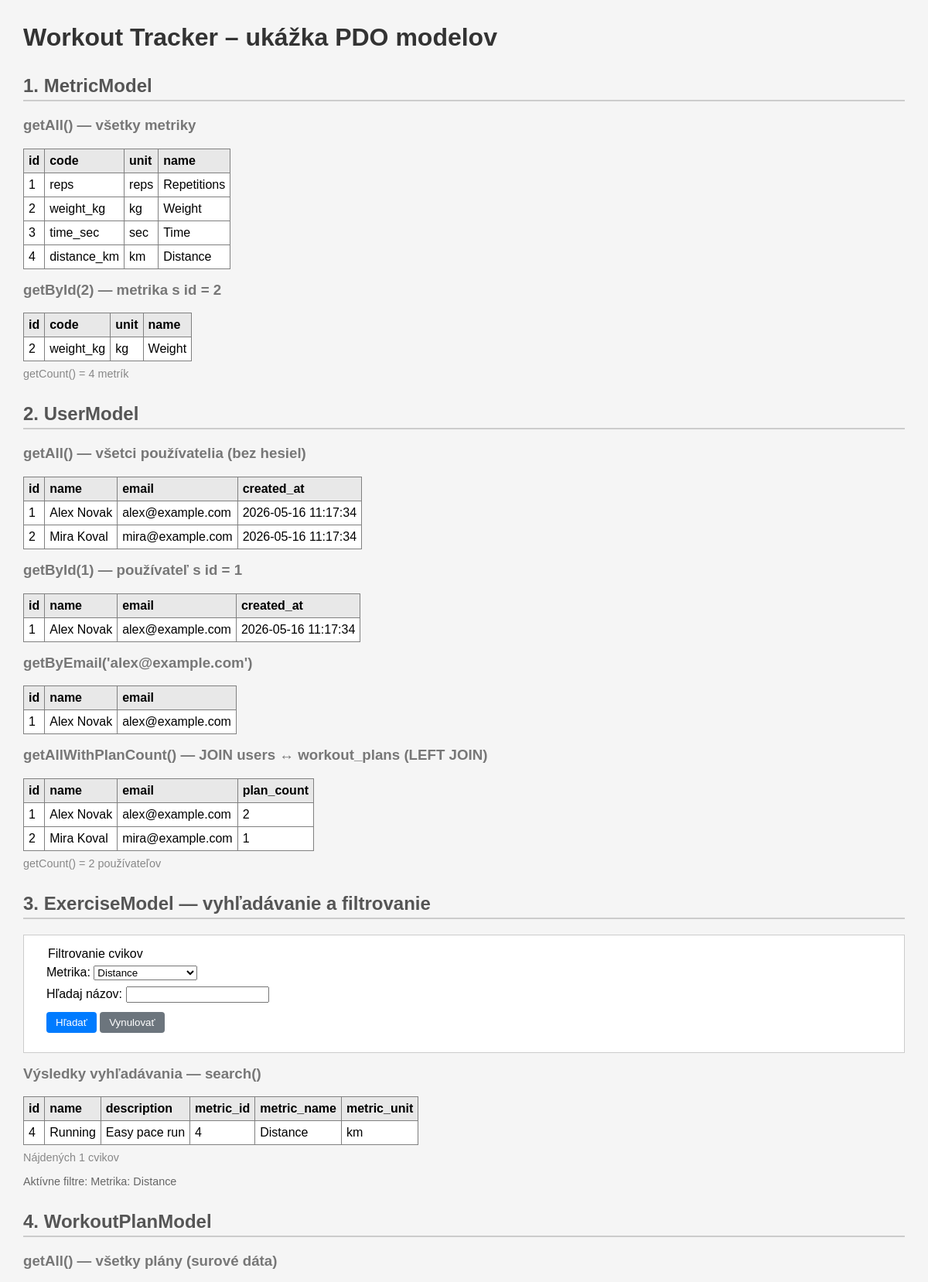
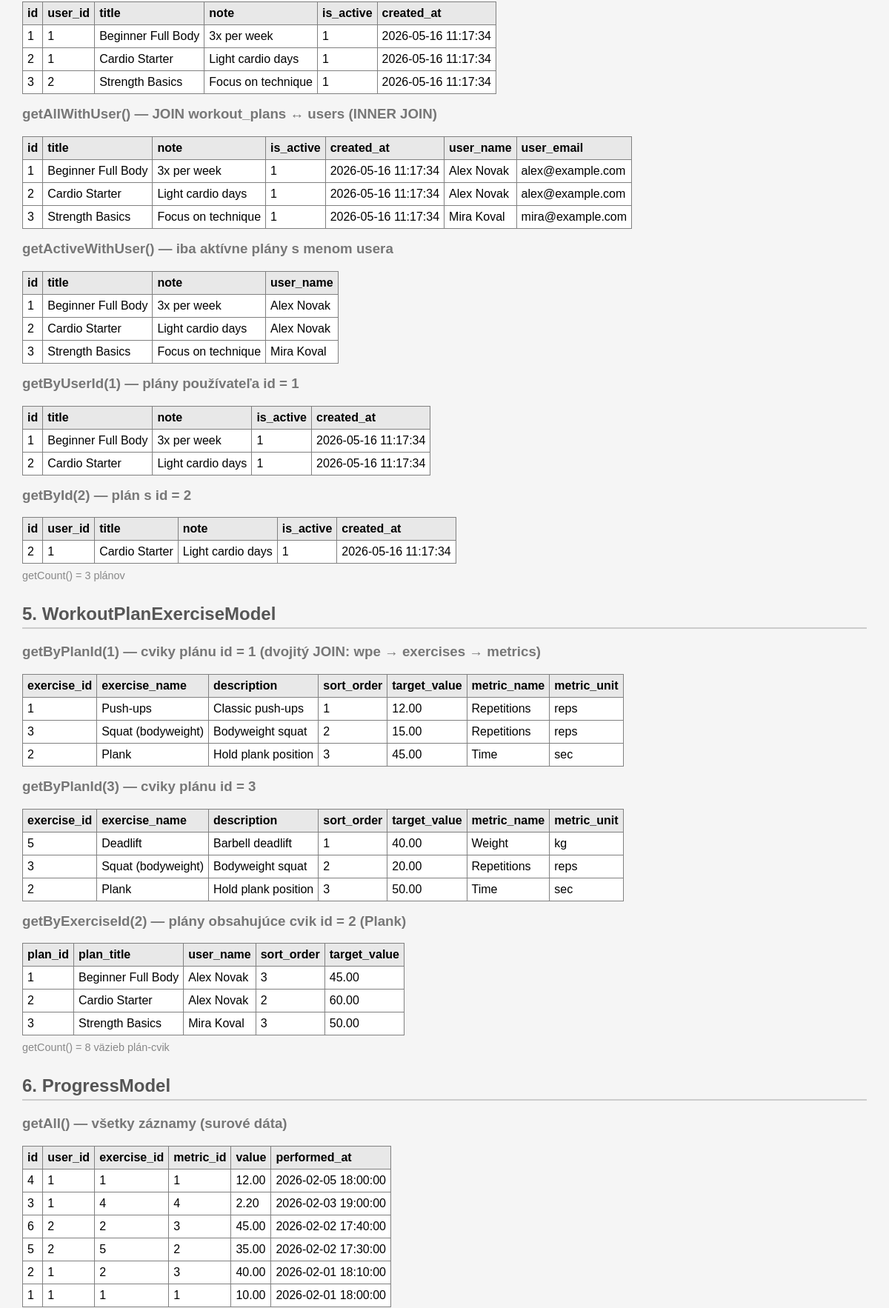
The page /index.php?metric_id=4 (upper part) on the database its author committed (2 pictures, top to bottom).
### tables this page shows
CREATE TABLE metrics (
  id INT UNSIGNED NOT NULL AUTO_INCREMENT,
  code VARCHAR(30) NOT NULL,
  unit VARCHAR(20) NOT NULL,
  name VARCHAR(60) NOT NULL,
  PRIMARY KEY (id),
  UNIQUE KEY uq_metrics_code (code)
);

CREATE TABLE users (
  id BIGINT UNSIGNED NOT NULL AUTO_INCREMENT,
  name VARCHAR(120) NOT NULL,
  email VARCHAR(255) NOT NULL,
  password_hash VARCHAR(255) NOT NULL,
  created_at TIMESTAMP NOT NULL DEFAULT CURRENT_TIMESTAMP,
  PRIMARY KEY (id),
  UNIQUE KEY uq_users_email (email)
);

CREATE TABLE exercises (
  id BIGINT UNSIGNED NOT NULL AUTO_INCREMENT,
  name VARCHAR(120) NOT NULL,
  description VARCHAR(255) NULL,
  metric_id INT UNSIGNED NOT NULL,
  PRIMARY KEY (id),
  UNIQUE KEY uq_exercises_name (name),
  KEY idx_exercises_metric (metric_id),
  CONSTRAINT fk_exercises_metric
    FOREIGN KEY (metric_id) REFERENCES metrics(id)
    ON DELETE RESTRICT
);

CREATE TABLE workout_plans (
  id BIGINT UNSIGNED NOT NULL AUTO_INCREMENT,
  user_id BIGINT UNSIGNED NOT NULL,
  title VARCHAR(150) NOT NULL,
  note VARCHAR(255) NULL,
  is_active BOOLEAN NOT NULL DEFAULT TRUE,
  created_at TIMESTAMP NOT NULL DEFAULT CURRENT_TIMESTAMP,
  PRIMARY KEY (id),
  KEY idx_plans_user (user_id),
  CONSTRAINT fk_plans_user
    FOREIGN KEY (user_id) REFERENCES users(id)
    ON DELETE CASCADE
);

CREATE TABLE workout_plan_exercises (
  plan_id BIGINT UNSIGNED NOT NULL,
  exercise_id BIGINT UNSIGNED NOT NULL,
  sort_order SMALLINT UNSIGNED NOT NULL DEFAULT 1,
  target_value DECIMAL(10,2) NULL,
  PRIMARY KEY (plan_id, exercise_id),
  KEY idx_wpe_exercise (exercise_id),
  CONSTRAINT fk_wpe_plan
    FOREIGN KEY (plan_id) REFERENCES workout_plans(id)
    ON DELETE CASCADE,
  CONSTRAINT fk_wpe_exercise
    FOREIGN KEY (exercise_id) REFERENCES exercises(id)
    ON DELETE RESTRICT
);

CREATE TABLE progress (
  id BIGINT UNSIGNED NOT NULL AUTO_INCREMENT,
  user_id BIGINT UNSIGNED NOT NULL,
  exercise_id BIGINT UNSIGNED NOT NULL,
  metric_id INT UNSIGNED NOT NULL,
  value DECIMAL(10,2) NOT NULL,
  performed_at DATETIME NOT NULL DEFAULT CURRENT_TIMESTAMP,

  PRIMARY KEY (id),
  KEY idx_progress_user_time (user_id, performed_at),
  KEY idx_progress_exercise_time (exercise_id, performed_at),

  CONSTRAINT fk_progress_user
    FOREIGN KEY (user_id) REFERENCES users(id)
    ON DELETE CASCADE,

  CONSTRAINT fk_progress_exercise
    FOREIGN KEY (exercise_id) REFERENCES exercises(id)
    ON DELETE RESTRICT,

  CONSTRAINT fk_progress_metric
    FOREIGN KEY (metric_id) REFERENCES metrics(id)
    ON DELETE RESTRICT
);

### BaseModel.php (called while the page is built, shortened)
<?php
abstract class BaseModel implements ModelInterface
{
    protected PDO $pdo;
    public function __construct(PDO $pdo)
    {
        $this->pdo = $pdo;
    }
    public function getAll(): array
    {
        $stmt = $this->pdo->query($this->resolveSql('all'));
        return $stmt->fetchAll();
    }
    public function getById(int $id): array|false
    {
        $stmt = $this->pdo->prepare($this->resolveSql('by_id'));
        $stmt->execute([':id' => $id]);
        return $stmt->fetch();
    }
    public function getCount(): int
    {
        $stmt = $this->pdo->query($this->resolveSql('count'));
        return (int) $stmt->fetchColumn();
    }
}

### models.php (called while the page is built, shortened)
<?php
class UserModel
{
    private PDO $pdo;
    public function __construct(PDO $pdo)
    {
        $this->pdo = $pdo;
    }
    public function getCount(): int
    {
        $stmt = $this->pdo->query("SELECT COUNT(*) FROM users");
        return (int) $stmt->fetchColumn();
    }
}
class WorkoutPlanModel
{
    private PDO $pdo;
    public function __construct(PDO $pdo)
    {
        $this->pdo = $pdo;
    }
    public function getCount(): int
    {
        $stmt = $this->pdo->query("SELECT COUNT(*) FROM workout_plans");
        return (int) $stmt->fetchColumn();
    }
}
class WorkoutPlanExerciseModel
{
    private PDO $pdo;
    public function __construct(PDO $pdo)
    {
        $this->pdo = $pdo;
    }
    public function getCount(): int
    {
        $stmt = $this->pdo->query("SELECT COUNT(*) FROM workout_plan_exercises");
        return (int) $stmt->fetchColumn();
    }
}

### ExerciseCatalogModel.php (called while the page is built, shortened)
<?php
require_once 'BaseModel.php';
class ExerciseCatalogModel extends BaseModel
{
    public function search(array $filters): array
    {
        $sql = "SELECT
                    e.id,
                    e.name,
                    e.description,
                    e.metric_id,
                    m.name AS metric_name,
                    m.unit AS metric_unit
                 FROM exercises e
                 LEFT JOIN metrics m ON m.id = e.metric_id
                 WHERE 1=1";
        $params = [];
        if (!empty($filters['metric_id'])) {
            $sql .= " AND e.metric_id = :metric_id";
            $params[':metric_id'] = (int) $filters['metric_id'];
        }
        $sql .= " ORDER BY e.name";
        $stmt = $this->pdo->prepare($sql);
        $stmt->execute($params);
        return $stmt->fetchAll();
    }
}

### index.php (the view, shortened to what this page needs)
<?php
require_once "models.php";
require_once "ExerciseCatalogModel.php";
$pdo = Database::getInstance();
$metricModel    = new MetricCatalogModel($pdo);
$userModel      = new UserModel($pdo);
$exerciseModel  = new ExerciseCatalogModel($pdo);
$planModel      = new WorkoutPlanModel($pdo);
$planExModel    = new WorkoutPlanExerciseModel($pdo);
function renderTable(array $rows): void
{
    echo "<table border='1' cellpadding='6' cellspacing='0' style='border-collapse:collapse; margin-bottom:8px'>";
    echo "<tr style='background:#e8e8e8'>";
    foreach (array_keys($rows[0]) as $col) {
        echo "<th>$col</th>";
    }
    echo "</tr>";
    foreach ($rows as $row) {
        echo "<tr>";
        foreach ($row as $val) {
            echo "<td>" . htmlspecialchars((string)$val) . "</td>";
        }
        echo "</tr>";
    }
    echo "</table>";
}
?>
<!DOCTYPE html>
<html lang="sk">
<head>
</head>
<body>
<h1>Workout Tracker – ukážka PDO modelov</h1>
<?php
echo "<h2>1. MetricModel</h2>";
echo "<h3>getAll() — všetky metriky</h3>";
renderTable($metricModel->getAll());
echo "<h3>getById(2) — metrika s id = 2</h3>";
echo "<p class='count'>getCount() = " . $metricModel->getCount() . " metrík</p>";
echo "<h2>2. UserModel</h2>";
echo "<h3>getAll() — všetci používatelia (bez hesiel)</h3>";
echo "<h3>getById(1) — používateľ s id = 1</h3>";
echo "<h3>getByEmail('alex@example.com')</h3>";
echo "<h3>getAllWithPlanCount() — JOIN users ↔ workout_plans (LEFT JOIN)</h3>";
echo "<p class='count'>getCount() = " . $userModel->getCount() . " používateľov</p>";
echo "<h2>3. ExerciseModel — vyhľadávanie a filtrovanie</h2>";
$filters = [
    'metric_id' => $_GET['metric_id'] ?? '',
    'hladaj'    => $_GET['hladaj'] ?? '',
];
$allMetrics = $metricModel->getAll();
echo "<form method='GET' style='margin: 15px 0; padding: 15px; background: #fff; border: 1px solid #ccc;'>";
echo "<fieldset style='border: none;'>";
echo "<legend>Filtrovanie cvikov</legend>";
echo "<label for='metric_id' style='display: block; margin-bottom: 8px;'>";
echo "Metrika: ";
echo "<select name='metric_id' id='metric_id'>";
foreach ($allMetrics as $metric) {
    $selected = ((string)$filters['metric_id'] === (string)$metric['id']) ? 'selected' : '';
    echo "<option value='{$metric['id']}' $selected>{$metric['name']}</option>";
}
echo "</select>";
echo "</label>";
echo "<label for='hladaj' style='display: block; margin-bottom: 12px;'>";
echo "Hľadaj názov: ";
echo "<input type='text' name='hladaj' id='hladaj' value='" . htmlspecialchars($filters['hladaj']) . "' />";
echo "</label>";
echo "<button type='submit' style='padding: 6px 12px; background: #007bff; color: white; border: none; border-radius: 4px; cursor: pointer;'>Hľadať</button>";
echo "<a href='?'><button type='button' style='padding: 6px 12px; background: #6c757d; color: white; border: none; border-radius: 4px; cursor: pointer;'>Vynulovať</button></a>";
echo "</fieldset>";
echo "</form>";
$cviky = $exerciseModel->search($filters);
echo "<h3>Výsledky vyhľadávania — search()</h3>";
if (empty($cviky)) {
    echo "<p><em>Žiadne cviky sa nezhodujú s filtrami.</em></p>";
} else {
    echo "<p class='count'>Nájdených " . count($cviky) . " cvikov</p>";
}
if (!empty($filters['metric_id']) || !empty($filters['hladaj'])) {
    echo "<p style='color: #666; font-size: 0.9em;'>";
    echo "Aktívne filtre: ";
    $activeFilters = [];
    if (!empty($filters['metric_id'])) {
        $m = $metricModel->getById((int)$filters['metric_id']);
        $activeFilters[] = "Metrika: {$m['name']}";
    }
    echo implode(", ", $activeFilters);
    echo "</p>";
}
echo "<h2>4. WorkoutPlanModel</h2>";
echo "<h3>getAll() — všetky plány (surové dáta)</h3>";
echo "<h3>getAllWithUser() — JOIN workout_plans ↔ users (INNER JOIN)</h3>";
echo "<h3>getActiveWithUser() — iba aktívne plány s menom usera</h3>";
echo "<h3>getByUserId(1) — plány používateľa id = 1</h3>";
echo "<h3>getById(2) — plán s id = 2</h3>";
echo "<p class='count'>getCount() = " . $planModel->getCount() . " plánov</p>";
echo "<h2>5. WorkoutPlanExerciseModel</h2>";
echo "<h3>getByPlanId(1) — cviky plánu id = 1 (dvojitý JOIN: wpe → exercises → metrics)</h3>";
echo "<h3>getByPlanId(3) — cviky plánu id = 3</h3>";
echo "<h3>getByExerciseId(2) — plány obsahujúce cvik id = 2 (Plank)</h3>";
echo "<p class='count'>getCount() = " . $planExModel->getCount() . " väzieb plán-cvik</p>";
echo "<h2>6. ProgressModel</h2>";
echo "<h3>getAll() — všetky záznamy (surové dáta)</h3>";
?>
</body>
</html>

### index.php (style rules this page uses)
body { font-family: Arial, sans-serif; margin: 30px; background: #f5f5f5; }
h1 { color: #333; }
h2 { color: #555; margin-top: 30px; border-bottom: 2px solid #ccc; padding-bottom: 4px; }
h3 { color: #777; margin-top: 16px; }
table { background: white; }
th { text-align: left; }
.count { font-size: 0.9em; color: #888; margin: 4px 0 8px; }

### rows shown on the page
metrics: id "1", val "reps", name "Repetitions"
metrics: id "2", code "weight_kg", unit "kg", name "Weight"
metrics: id "3", code "time_sec", unit "sec", name "Time"
metrics: id "4", code "distance_km", unit "km", name "Distance"
users: id "1", name "Alex Novak", email "alex@example.com", created_at "2026-05-16 11:17:34", val "2"
users: id "2", name "Mira Koval", email "mira@example.com", created_at "2026-05-16 11:17:34", val "1"
exercises: val "4", name "Running", description "Easy pace run", metric.name "Distance", metric.unit "km"
workout_plans: val "1", title "Beginner Full Body", note "3x per week", created_at "2026-05-16 11:17:34", user.name "Alex Novak", user.email "alex@example.com", id "1"
workout_plans: id "2", val "1", title "Cardio Starter", note "Light cardio days", created_at "2026-05-16 11:17:34", is_active "1", user.name "Alex Novak", user.email "alex@example.com"
workout_plans: id "3", user "2", title "Strength Basics", note "Focus on technique", is_active "1", created_at "2026-05-16 11:17:34", user.name "Mira Koval", user.email "mira@example.com"
workout_plan_exercises: val "1", exercise.name "Push-ups", exercise.description "Classic push-ups", target_value "12.00", metrics.name "Repetitions", metrics.unit "reps"
workout_plan_exercises: exercise "3", exercise.name "Squat (bodyweight)", exercise.description "Bodyweight squat", sort_order "2", target_value "15.00", metrics.name "Repetitions", metrics.unit "reps"
workout_plan_exercises: exercise "2", exercise.name "Plank", exercise.description "Hold plank position", sort_order "3", target_value "45.00", metrics.name "Time", metrics.unit "sec", plan "1", plan.title "Beginner Full Body", users.name "Alex Novak"
workout_plan_exercises: exercise "5", exercise.name "Deadlift", exercise.description "Barbell deadlift", sort_order "1", target_value "40.00", metrics.name "Weight", metrics.unit "kg"
workout_plan_exercises: exercise "3", exercise.name "Squat (bodyweight)", exercise.description "Bodyweight squat", sort_order "2", target_value "20.00", metrics.name "Repetitions", metrics.unit "reps"
workout_plan_exercises: exercise "2", exercise.name "Plank", exercise.description "Hold plank position", sort_order "3", target_value "50.00", metrics.name "Time", metrics.unit "sec", val "3", plan.title "Strength Basics", users.name "Mira Koval"
workout_plan_exercises: val "2", plan.title "Cardio Starter", users.name "Alex Novak", target_value "60.00"
progress: id "4", val "1", value "12.00", performed_at "2026-02-05 18:00:00"
progress: id "3", user "1", val "4", value "2.20", performed_at "2026-02-03 19:00:00"
progress: id "6", val "2", metric "3", value "45.00", performed_at "2026-02-02 17:40:00"
progress: val "5", val "2", value "35.00", performed_at "2026-02-02 17:30:00"
progress: val "2", user "1", metric "3", value "40.00", performed_at "2026-02-01 18:10:00"
progress: val "1", value "10.00", performed_at "2026-02-01 18:00:00"

### other values the page prints
$col "id"
$col "code"
$col "unit"
$col "name"
$metricModel->getCount() "4"
$col "email"
$col "created_at"
$val "1"
$val "Alex Novak"
$val "alex@example.com"
$col "plan_count"
$userModel->getCount() "2"
$col "description"
$col "metric_id"
$col "metric_name"
